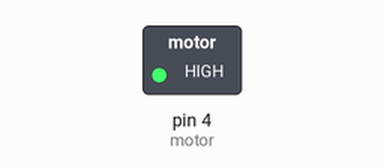
A sketch run on a simulated Arduino Uno, built with avr-gcc and run on an emulated ATmega328P. On the bench: switched loads named in the sketch (green lamp = pin HIGH).

Above: at 1.5 s.
At 4.5 s:
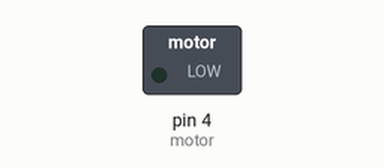
Timing chart, 0 to 7.8 s (numbered marks = the images above):
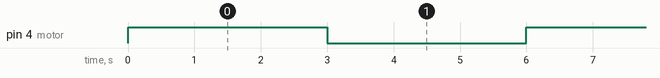

Measured:
- by itself, pin 4 (motor): alternates HIGH for 3.0 s and LOW for 3.0 s

The sketch:

Motor_Test.ino
```cpp
#define motor 4

void setup() {
  // put your setup code here, to run once:
  pinMode(motor,OUTPUT);
}

void loop() {
  // put your main code here, to run repeatedly:
  digitalWrite(motor, HIGH);
  delay(3000);
  digitalWrite(motor,LOW);
  delay(3000);
}
```
